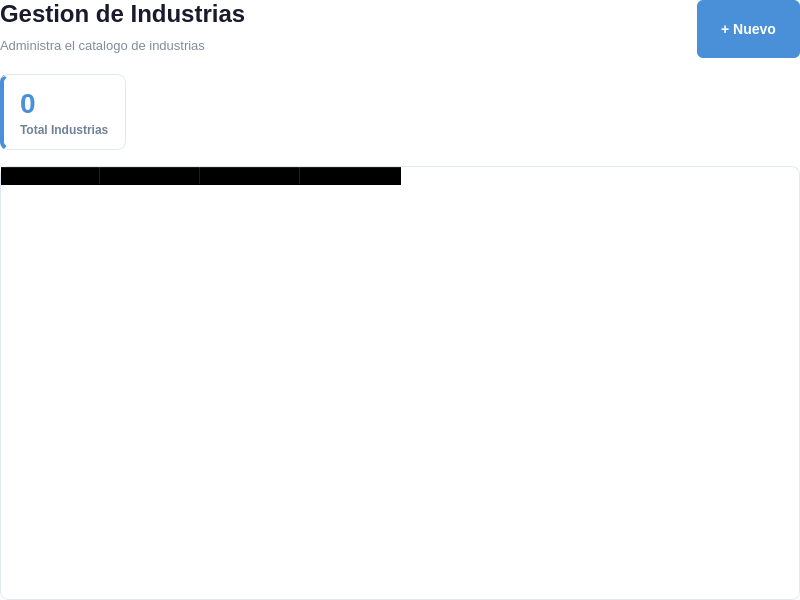
<?xml version="1.0" encoding="UTF-8"?>
<ui version="4.0">
 <class>IndustriasList</class>
 <widget class="QWidget" name="IndustriasList">
  <property name="geometry">
   <rect><x>0</x><y>0</y><width>800</width><height>600</height></rect>
  </property>
  <property name="styleSheet">
   <string notr="true">
QWidget { background-color: transparent; }
QLabel#listTitle { font-size: 24px; font-weight: bold; color: #1a1a2e; }
QLabel#listSubtitle { font-size: 13px; color: #7f8c9b; }
QPushButton#btnNuevo { background-color: #4a90d9; color: white; border: none; border-radius: 6px; font-size: 14px; font-weight: 600; padding: 10px 24px; min-height: 38px; }
QPushButton#btnNuevo:hover { background-color: #3a7bc8; }
QPushButton#btnNuevo:pressed { background-color: #2a6bb8; }
QFrame#cardTotal { background-color: white; border: 1px solid #e2e8f0; border-radius: 8px; border-left: 4px solid #4a90d9; }
QLabel#statValue { font-size: 28px; font-weight: bold; color: #4a90d9; }
QLabel#statLabel { font-size: 12px; color: #718096; font-weight: 500; }
QTableWidget#tablaCatalogo { background-color: white; border: 1px solid #e2e8f0; border-radius: 8px; gridline-color: #f0f2f5; font-size: 13px; }
QTableWidget#tablaCatalogo QHeaderView::section { background-color: #f7fafc; color: #2d3748; font-weight: bold; font-size: 13px; padding: 10px 8px; border: none; border-bottom: 2px solid #e2e8f0; border-right: 1px solid #f0f2f5; }
QTableWidget#tablaCatalogo QHeaderView::section:last { border-right: none; }
QTableWidget#tablaCatalogo::item { padding: 10px 8px; color: #2d3748; border-bottom: 1px solid #f0f2f5; }
QTableWidget#tablaCatalogo::item:selected { background-color: #ebf8ff; color: #2c5282; }
QTableWidget#tablaCatalogo::item:hover { background-color: #f7fafc; }
   </string>
  </property>
  <layout class="QVBoxLayout" name="mainLayout">
   <property name="leftMargin"><number>0</number></property>
   <property name="topMargin"><number>0</number></property>
   <property name="rightMargin"><number>0</number></property>
   <property name="bottomMargin"><number>0</number></property>
   <property name="spacing"><number>16</number></property>
   <item>
    <layout class="QHBoxLayout" name="headerLayout">
     <item>
      <layout class="QVBoxLayout" name="titleLayout">
       <property name="spacing"><number>4</number></property>
       <item><widget class="QLabel" name="listTitle"><property name="text"><string>Gestion de Industrias</string></property></widget></item>
       <item><widget class="QLabel" name="listSubtitle"><property name="text"><string>Administra el catalogo de industrias</string></property></widget></item>
      </layout>
     </item>
     <item><spacer name="headerSpacer"><property name="orientation"><enum>Qt::Horizontal</enum></property><property name="sizeHint" stdset="0"><size><width>40</width><height>20</height></size></property></spacer></item>
     <item><widget class="QPushButton" name="btnNuevo"><property name="text"><string>+ Nuevo</string></property><property name="cursor"><cursorShape>PointingHandCursor</cursorShape></property></widget></item>
    </layout>
   </item>
   <item>
    <layout class="QHBoxLayout" name="statsLayout">
     <property name="spacing"><number>16</number></property>
     <item>
      <widget class="QFrame" name="cardTotal">
       <property name="maximumSize"><size><width>16777215</width><height>80</height></size></property>
       <layout class="QVBoxLayout" name="cardTotalLayout">
        <property name="leftMargin"><number>16</number></property><property name="topMargin"><number>12</number></property><property name="rightMargin"><number>16</number></property><property name="bottomMargin"><number>12</number></property><property name="spacing"><number>4</number></property>
        <item><widget class="QLabel" name="statValue"><property name="text"><string>0</string></property></widget></item>
        <item><widget class="QLabel" name="statLabel"><property name="text"><string>Total Industrias</string></property></widget></item>
       </layout>
      </widget>
     </item>
     <item><spacer name="statsSpacer"><property name="orientation"><enum>Qt::Horizontal</enum></property><property name="sizeHint" stdset="0"><size><width>40</width><height>20</height></size></property></spacer></item>
    </layout>
   </item>
   <item>
    <widget class="QTableWidget" name="tablaCatalogo">
     <property name="editTriggers"><set>QAbstractItemView::NoEditTriggers</set></property>
     <property name="selectionMode"><enum>QAbstractItemView::SingleSelection</enum></property>
     <property name="selectionBehavior"><enum>QAbstractItemView::SelectRows</enum></property>
     <property name="showGrid"><bool>true</bool></property>
     <property name="columnCount"><number>4</number></property>
     <column><property name="text"><string>ID</string></property></column>
     <column><property name="text"><string>Nombre</string></property></column>
     <column><property name="text"><string>Descripcion</string></property></column>
     <column><property name="text"><string>Acciones</string></property></column>
    </widget>
   </item>
  </layout>
 </widget>
 <resources/>
 <connections/>
</ui>
